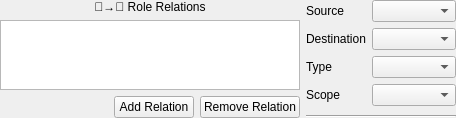
          <widget class="QWidget" name="page_15">
           <layout class="QHBoxLayout" name="horizontalLayout_16">
            <property name="leftMargin">
             <number>0</number>
            </property>
            <property name="topMargin">
             <number>0</number>
            </property>
            <property name="rightMargin">
             <number>0</number>
            </property>
            <property name="bottomMargin">
             <number>0</number>
            </property>
            <item>
             <layout class="QVBoxLayout" name="verticalLayout_20">
              <item>
               <widget class="QLabel" name="label_ss_role_relations">
                <property name="text">
                 <string>🔵→🔵 Role Relations</string>
                </property>
                <property name="alignment">
                 <set>Qt::AlignCenter</set>
                </property>
               </widget>
              </item>
              <item>
               <widget class="QTableView" name="tableView_ss_role_relations">
                <property name="minimumSize">
                 <size>
                  <width>300</width>
                  <height>0</height>
                 </size>
                </property>
                <property name="sizeAdjustPolicy">
                 <enum>QAbstractScrollArea::AdjustToContents</enum>
                </property>
                <property name="editTriggers">
                 <set>QAbstractItemView::NoEditTriggers</set>
                </property>
                <property name="alternatingRowColors">
                 <bool>true</bool>
                </property>
                <property name="selectionMode">
                 <enum>QAbstractItemView::SingleSelection</enum>
                </property>
                <property name="selectionBehavior">
                 <enum>QAbstractItemView::SelectRows</enum>
                </property>
                <attribute name="horizontalHeaderStretchLastSection">
                 <bool>true</bool>
                </attribute>
               </widget>
              </item>
              <item>
               <layout class="QHBoxLayout" name="horizontalLayout_relations_header">
                <item>
                 <spacer name="horizontalSpacer_13">
                  <property name="orientation">
                   <enum>Qt::Horizontal</enum>
                  </property>
                  <property name="sizeHint" stdset="0">
                   <size>
                    <width>40</width>
                    <height>20</height>
                   </size>
                  </property>
                 </spacer>
                </item>
                <item>
                 <widget class="QPushButton" name="pushButton_ss_add_relation">
                  <property name="text">
                   <string>Add Relation</string>
                  </property>
                 </widget>
                </item>
                <item>
                 <widget class="QPushButton" name="pushButton_ss_remove_relation">
                  <property name="text">
                   <string>Remove Relation</string>
                  </property>
                 </widget>
                </item>
               </layout>
              </item>
             </layout>
            </item>
            <item>
             <layout class="QVBoxLayout" name="verticalLayout_22">
              <item>
               <widget class="QStackedWidget" name="stackedWidget_ss_relation">
                <property name="currentIndex">
                 <number>0</number>
                </property>
                <widget class="QWidget" name="page_ss_relation_details">
                 <layout class="QFormLayout" name="formLayout_ss_relation">
                  <property name="leftMargin">
                   <number>0</number>
                  </property>
                  <property name="topMargin">
                   <number>0</number>
                  </property>
                  <property name="rightMargin">
                   <number>0</number>
                  </property>
                  <property name="bottomMargin">
                   <number>0</number>
                  </property>
                  <item row="0" column="0">
                   <widget class="QLabel" name="label_ss_relation_source">
                    <property name="text">
                     <string>Source</string>
                    </property>
                   </widget>
                  </item>
                  <item row="0" column="1">
                   <widget class="QComboBox" name="comboBox_ss_relation_source"/>
                  </item>
                  <item row="1" column="0">
                   <widget class="QLabel" name="label_ss_relation_destination">
                    <property name="text">
                     <string>Destination</string>
                    </property>
                   </widget>
                  </item>
                  <item row="1" column="1">
                   <widget class="QComboBox" name="comboBox_ss_relation_destination"/>
                  </item>
                  <item row="3" column="0">
                   <widget class="QLabel" name="label_ss_relation_type">
                    <property name="text">
                     <string>Type</string>
                    </property>
                   </widget>
                  </item>
                  <item row="3" column="1">
                   <widget class="QComboBox" name="comboBox_ss_relation_type"/>
                  </item>
                  <item row="4" column="0">
                   <widget class="QLabel" name="label_ss_relation_scope">
                    <property name="text">
                     <string>Scope</string>
                    </property>
                   </widget>
                  </item>
                  <item row="4" column="1">
                   <widget class="QComboBox" name="comboBox_ss_relation_scope"/>
                  </item>
                 </layout>
                </widget>
                <widget class="QWidget" name="page_ss_relation_empty">
                 <layout class="QVBoxLayout" name="verticalLayout_25">
                  <item>
                   <widget class="QLabel" name="label_29">
                    <property name="text">
                     <string>Select a Role Relation to display its properties...</string>
                    </property>
                    <property name="wordWrap">
                     <bool>true</bool>
                    </property>
                   </widget>
                  </item>
                 </layout>
                </widget>
               </widget>
              </item>
              <item>
               <widget class="Line" name="line_5">
                <property name="orientation">
                 <enum>Qt::Horizontal</enum>
                </property>
               </widget>
              </item>
             </layout>
            </item>
           </layout>
          </widget>
